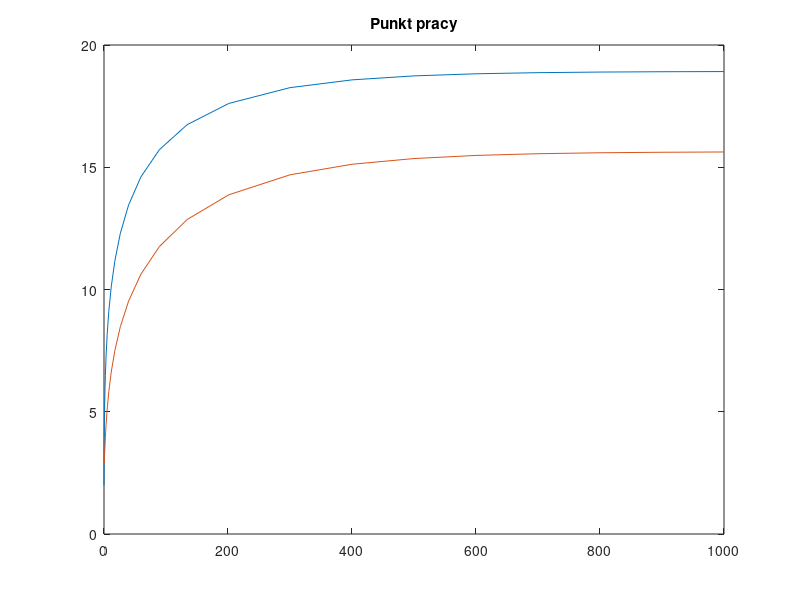

This figure's MATLAB source:
clear all

C1=0.35;
C2 = 0.3;
alpha1 = 20;
alpha2 = 22;
F1 = 72;
Fd = 15;

dh = @(t,h) [(1/(3*C1*h(1)^2))*(F1 + Fd - alpha1*sqrt(h(1))); (1/(3*C2*h(2)^2))*(alpha1*sqrt(h(1))-alpha2*sqrt(h(2)))];

Y = ode45(dh, [0, 1000], [2, 3]);

plot(Y.x, Y.y)
title("Punkt pracy")
% legend("h1", "h2", "Location", "SE")
print("punkt_pracy.eps","-depsc","-r400")